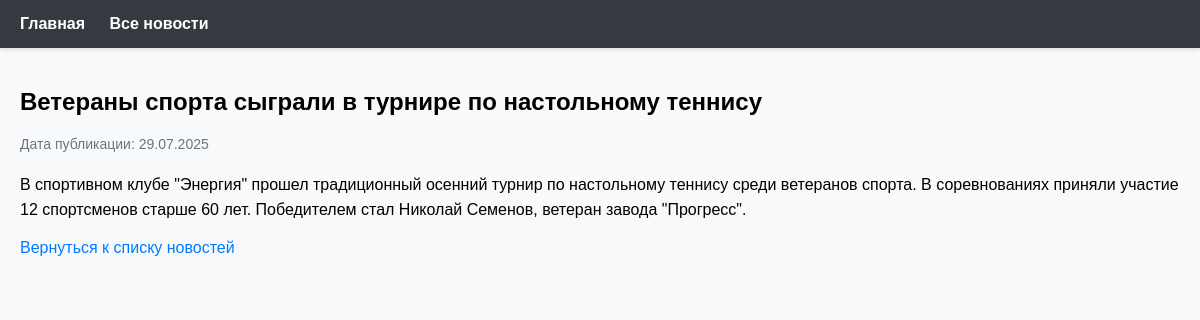
Screenshot of /news/8/ with the database file from the repository.
### NewsPortal/models.py (models this page shows, shortened)
class Post(models.Model):
    ARTICLE = 'AR'
    NEWS = 'NW'
    POST_TYPES = [
        (ARTICLE, 'Статья'),
        (NEWS, 'Новость')
    ]
    author = models.ForeignKey(
        Author,
        on_delete=models.CASCADE,
        related_name='posts'  # Явное указание related_name
    )
    post_type = models.CharField(max_length=2, choices=POST_TYPES)
    created_at = models.DateTimeField(auto_now_add=True)
    categories = models.ManyToManyField(Category, through='PostCategory')
    title = models.CharField(max_length=200)
    content = models.TextField()
    rating = models.IntegerField(default=0)

### NewsPortal/views.py (the view)
# urls.py: path('<int:pk>/', views.news_detail, name='news_detail'),
def news_detail(request, pk):
    news = get_object_or_404(Post, pk=pk, post_type='NW')
    return render(request, 'news/news_detail.html', {'news': news})

### NewsPortal/templatetags/news_filters.py (called while the page is built)
@register.filter(name='censor')
def censor(value):
    if not isinstance(value, str):
        raise TypeError(f"Фильтр 'censor' применяется к строке, а не к {type(value)}")
    BAD_WORDS = [
        'анус',
        'аборт',
        'бздун',
        'беспезды',
        'бздюх',
        'бля',
        'блудилище',
        'блядво',
        'блядеха',
        'блядина',
        'блядистка',
    ]
    pattern = r'\b(' + '|'.join(BAD_WORDS) + r')\b'
    regex = re.compile(pattern, re.IGNORECASE)
    def replace_match(match):
        word = match.group(0)
        return word[0] + '*' * (len(word) - 1)
    return mark_safe(regex.sub(replace_match, value))

### NewsPortal/templates/news/news_detail.html
{% extends 'default.html' %}
{% load news_filters %}
{% block content %}
    <article>
        <h1>{{ news.title|censor }}</h1>
        <div class="news-meta">
            Дата публикации: {{ news.created_at|date:"d.m.Y" }}
        </div>
        <div class="news-content">
            {{ news.content|censor|linebreaks }}
        </div>
        <a href="{% url 'news_list' %}">Вернуться к списку новостей</a>
    </article>
{% endblock %}

### NewsPortal/templates/default.html (style rules this page uses)
body { font-family: Arial, sans-serif; margin: 0; padding: 0; background-color: #f8f9fa; }
a { color: #007bff; text-decoration: none; }
.news-content { margin-top: 20px; line-height: 1.6; font-size: 16px; }
.news-meta { color: #6c757d; margin-bottom: 20px; font-size: 14px; }

### rows the page displays
Post: title|censor "Ветераны спорта сыграли в турнире по настольному теннису", created_at "29.07.2025", content|censor "В спортивном клубе \"Энергия\" прошел традиционный осенний турнир по настольному теннису среди ветеранов спорта. В соревнованиях приняли участие 12 спортсменов старше 60 лет. Победителем стал Николай Семенов, ветеран завода \"Прогресс\"."
